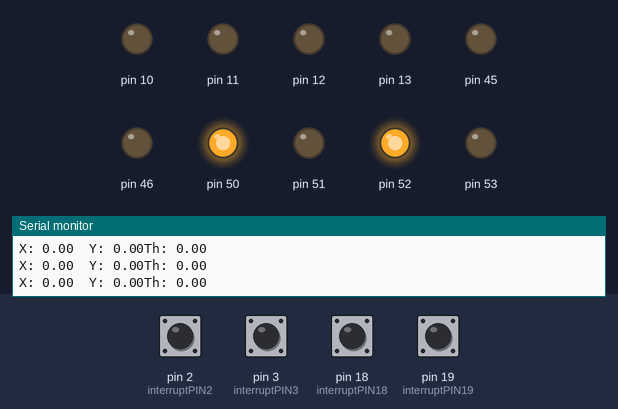
A sketch run on a simulated Arduino Mega 2560, built with avr-gcc and run on an emulated ATmega2560. On the bench: output pins drawn as LEDs (lit = HIGH), the last lines printed to the serial monitor. Dashed ring = blinking. The test bench sets the inputs (shaded band); at power-on: pin 2 (interruptPIN2), pin 3 (interruptPIN3), pin 18 (interruptPIN18), pin 19 (interruptPIN19) HIGH.

Above: at 1.2 s.
1.3 s: pin 2 (interruptPIN2) pulled LOW for 0.15 s
At 2.6 s:
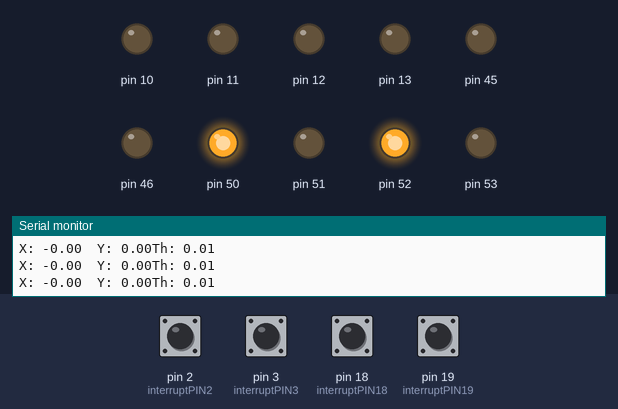
2.9 s: pin 18 (interruptPIN18) pulled LOW for 0.15 s
At 4.1 s:
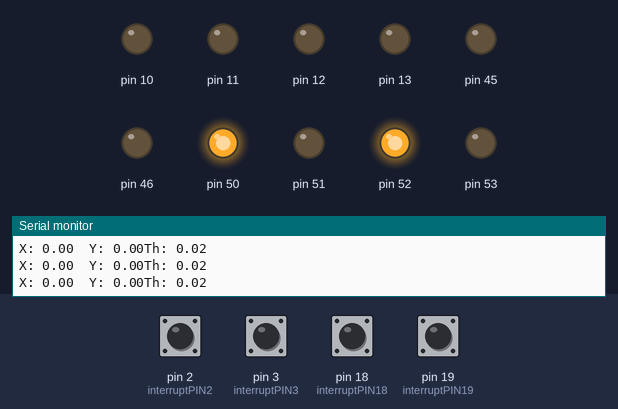
4.5 s: pin 2 (interruptPIN2) pulled LOW for 1 s
At 5.3 s:
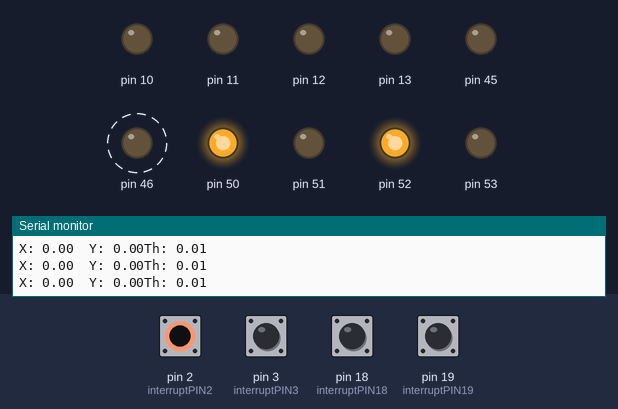
7.0 s: pin 18 (interruptPIN18) pulled LOW for 1 s
At 8.4 s:
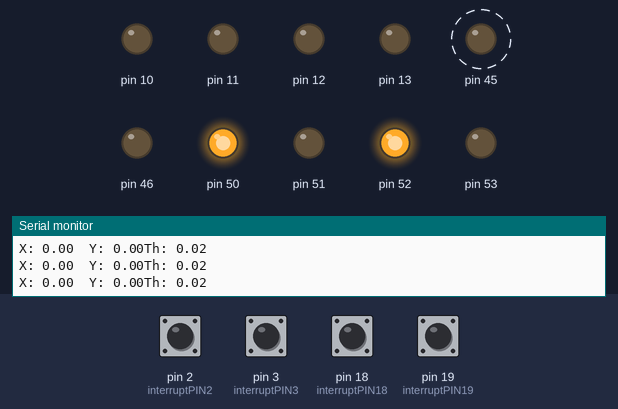
9.5 s: pin 3 (interruptPIN3) pulled LOW for 0.15 s
At 10.4 s:
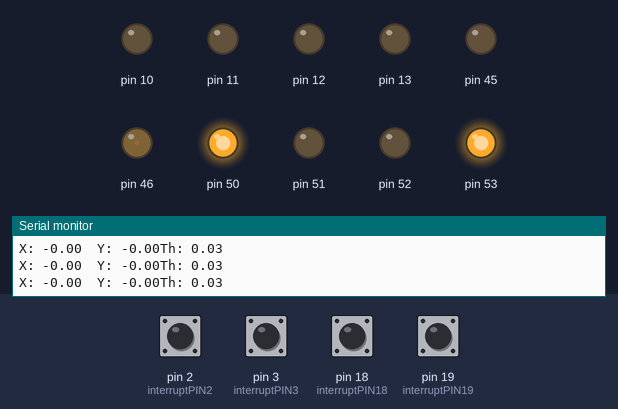
11.1 s: pin 19 (interruptPIN19) pulled LOW for 0.15 s
At 11.7 s:
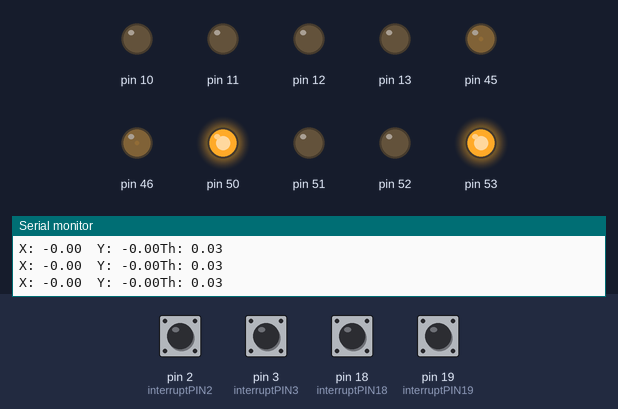
Timing chart, 0 to 13.7 s (numbered marks = the images above; inputs shaded):
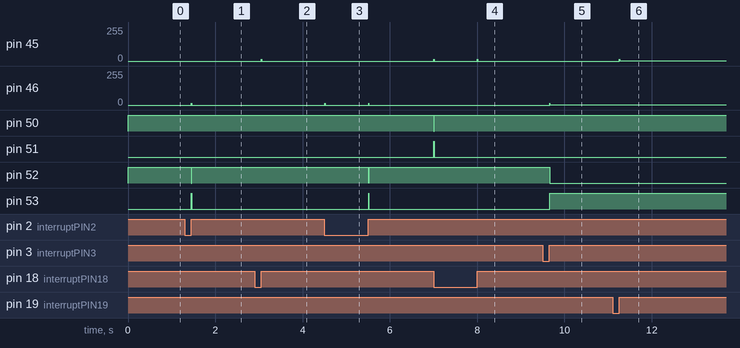

Measured:
- after the input at 1.3 s, pin 46: 0/255 → 12/255 after 0.15 s, → 0/255 0.01 s later; pin 52: HIGH → LOW after 0.15 s, → HIGH 0.01 s later; pin 53: LOW → HIGH after 0.15 s, → LOW 0.01 s later
- after the input at 2.9 s, pin 45: 0/255 → 12/255 after 0.16 s, → 0/255 0.01 s later
- after the input at 4.5 s, pin 46: alternates 12/255 for 0.01 s and 0/255 for 0.99 s, starting at once; pin 52: HIGH → LOW after 1.0 s, → HIGH 0.01 s later; pin 53: LOW → HIGH after 1.0 s, → LOW 0.01 s later
- after the input at 7.0 s, pin 45: alternates 12/255 for 0.01 s and 0/255 for 0.99 s, starting at once; pin 50: HIGH → LOW at once, → HIGH 0.01 s later; pin 51: LOW → HIGH at once, → LOW 0.01 s later
- after the input at 9.5 s, pin 46: 0/255 → 1/255 after 0.16 s; pin 52: HIGH → LOW after 0.16 s; pin 53: LOW → HIGH after 0.16 s
- after the input at 11.1 s, pin 45: 0/255 → 1/255 after 0.16 s

The sketch:

Main2.ino
```cpp
#include "robot.h"  // low level functions
#define PI 3.14159

unsigned long ticks = 0;


void setup() {

  // put your setup code here, to run once:
  timer_init();
  encoder_init();
  pwm_init();
  DDRB = 0XFF;

  Serial.begin(9600);
}


void loop() {


  if ((ticks % 100) == 0) {


    //Serial.println(ticks);
    // Display Global Pose of the Robot
    Serial.print("X: ");
    Serial.print(robot_pos[0]);
    Serial.print("\t");
    Serial.print("Y: ");
    Serial.print(robot_pos[1]);
    Serial.print("Th: ");
    Serial.println(robot_pos[2] * 180 / 3.1415);

    // To calibrate encoder ticks per rev
    // Serial.print("enc0ticks: "); Serial.println(encoder_val[0]);
    //Serial.print("enc1ticks: "); Serial.println(encoder_val[1]);
  }
}

/*****************************************************************************/


/*************************  Control Function        ***************************/
// Use this function to set your desired robot velocities
void Control(void) {

//Straight forward for 4 seconds
  //wait 5 seconds to start moving
  // if (ticks <= 500) {
  //   des_robot_vel[0] = 0.0;
  //   des_robot_vel[1] = 0.0;
  // }
  // else if (ticks <= 900) {
  //   des_robot_vel[0] = 0.2;  //forward
  //   des_robot_vel[1] = 0;    //angular
  // }
  // else {
  //   des_robot_vel[0] = 0;
  //   des_robot_vel[1] = 0;
  // }

  //Clockwise 90
  //wait 5 seconds to start moving
  // if (ticks <= 500) {
  //   des_robot_vel[0] = 0.0;
  //   des_robot_vel[1] = 0.0;
  // }
  // else if (ticks <= 700) {
  //   des_robot_vel[0] = 0.2;  //forward
  //   des_robot_vel[1] = -PI/4;    //angular
  // }
  // else {
  //   des_robot_vel[0] = 0;
  //   des_robot_vel[1] = 0;
  // }


  //CClockwise 90
  // wait 5 seconds to start moving
// if (ticks <= 500) {
//     des_robot_vel[0] = 0.0;
//     des_robot_vel[1] = 0.0;
//   }
//   else if (ticks <= 900) {
//     des_robot_vel[0] = 0.2;  //forward
//     des_robot_vel[1] = PI/8;    //angular
//   }
//   else {
//     des_robot_vel[0] = 0;
//     des_robot_vel[1] = 0;
//   }

    //Clockwise 360 point turn
  // wait 5 seconds to start moving
// if (ticks <= 500) {
//     des_robot_vel[0] = 0.0;
//     des_robot_vel[1] = 0.0;
//   }
//   else if (ticks <= 900) {
//     des_robot_vel[0] = 0;  //forward
//     des_robot_vel[1] = PI/2;    //angular
//   }
//   else {
//     des_robot_vel[0] = 0;
//     des_robot_vel[1] = 0;
//   }


  GetCurrentStatus();
  Motor_Control();
  ticks++;
}


/*****************************************************************************/
ISR(TIMER1_COMPA_vect)  // timer compare interrupt service routine
{
  Control();
}
/********************************************************************/
```

robot.h
```cpp
// function prototypes
void pwm_init(void);
void pwm_set_duty(int channel, int duty);
void command_motor(int channel, int duty);
void fwdKinematics(void);
void timer_init(void);
void GetCurrentStatus(void);
void Motor_Control(void);

// Encoder Functions
void encoder1CHB(void);
void encoder1CHA(void);
void encoder2CHB(void);
void encoder2CHA(void);
void encoder_read(void);
void encoder_init(void);


#define pi 3.141516
#define Gear_Ratio 50
#define del_T 0.01        // [s]
#define wheelRad 0.0635   // [m]
#define robotWidth 0.131  // [m] This is B; already divided by 2!

// controller constants
#define Kp 50.0
#define Kd 10.0
#define Vcc 7.2
float des_Vol[2] = { 0., 0. };
int duty_cycle[2];


// pins for encoder 1
const byte interruptPIN2 = 2;
const byte interruptPIN3 = 3;

// pins for encoder 2
const byte interruptPIN18 = 18;
const byte interruptPIN19 = 19;


long int encoder_val[2] = { 0, 0 };

float joint_pos[2] = { 0.0, 0.0 };       // acual wheel position in rad, 0: left, 1: right
float joint_vel[2] = { 0.0, 0.0 };       // actual wheel velocity in rad/s, 0:left, 1: right
float robot_vel[2] = { 0.0, 0.0 };       // robot forward[m/s] and angular velocity[rad/s]
float robot_pos[3] = { 0.0, 0.0, 0.0 };  // robot gloabal pose X[m],Y[m], Theta[rad]
byte state1 = 0;                         // for encoders
byte state2 = 0;

float des_joint_pos[2] = { 0.0, 0.0 };       // desired wheel positions
float prev_des_joint_pos[2] = { 0.0, 0.0 };  // previous desired wheel positions
float des_joint_vel[2] = { 0.0, 0.0 };       // desired wheel velocities
float des_robot_vel[2] = { 0.0, 0.0 };       // desired robot velocities, 0: fwd vel,1: angular vel
float dv = 0.0575;
float dw = -0.0107;
void pwm_init(void) {

  pinMode(45, OUTPUT);
  pinMode(46, OUTPUT);

  TCCR5A = _BV(COM5A1) | _BV(COM5B1) | _BV(WGM52) | _BV(WGM50);
  TCCR5B = _BV(CS51) | _BV(CS50);  //set prescaler to 128
  OCR5A = 0;
  OCR5B = 0;
}

void pwm_set_duty(int channel, int duty) {

  if (channel == 0)
    OCR5A = duty;
  else if (channel == 1)
    OCR5B = duty;
}

void command_motor(int channel, int duty) {

  if (channel == 0) {
    if (duty > 0) PORTB = (PORTB & 0b11111101) | 1;
    else PORTB = (PORTB & 0b11111110) | 2;
  } else {
    if (duty > 0) PORTB = (PORTB & 0b11110111) | 4;
    else PORTB = (PORTB & 0b11111011) | 8;
  }


  pwm_set_duty(channel, abs(duty));
}


void timer_init(void) {
  // initialize timer1
  noInterrupts();  // disable all interrupts
  TCCR1A = 0;
  TCCR1B = 0;
  TCNT1 = 0;
  //625 for 100Hz, 125 for 500Hz
  OCR1A = 625;              // compare match register 16MHz/256/2Hz
  TCCR1B |= (1 << WGM12);   // CTC mode
  TCCR1B |= (1 << CS12);    // 256 prescaler
  TIMSK1 |= (1 << OCIE1A);  // enable timer compare interrupt
  interrupts();             // enable all interrupts
}


void encoder_init(void) {

  // encoder 1
  pinMode(interruptPIN2, INPUT_PULLUP);
  pinMode(interruptPIN3, INPUT_PULLUP);
  attachInterrupt(digitalPinToInterrupt(interruptPIN2), encoder1CHA, CHANGE);
  attachInterrupt(digitalPinToInterrupt(interruptPIN3), encoder1CHB, CHANGE);

  // encoder 2
  pinMode(interruptPIN18, INPUT_PULLUP);
  pinMode(interruptPIN19, INPUT_PULLUP);
  attachInterrupt(digitalPinToInterrupt(interruptPIN18), encoder2CHA, CHANGE);
  attachInterrupt(digitalPinToInterrupt(interruptPIN19), encoder2CHB, CHANGE);
}

void encoder1CHA(void) {

  //digitalReadFast(interruptPIN2);
  if ((state1 == 0) && (digitalRead(interruptPIN2) == 1))

  //if ((state1 == 0) && (digitalReadFast(interruptPIN2) ==1))

  {
    state1 = 2;
    encoder_val[0] -= 1;
  } else if ((state1 == 2) && (digitalRead(interruptPIN2) == 0))
  //else if ((state1==2) && (digitalReadFast(interruptPIN2) ==0))


  {
    state1 = 0;
    encoder_val[0] += 1;
  }

  else if ((state1 == 1) && (digitalRead(interruptPIN2) == 1))
  //else if ((state1==1) && (digitalReadFast(interruptPIN2) ==1))
  {
    state1 = 3;
    encoder_val[0] += 1;
  } else if ((state1 == 3) && (digitalRead(interruptPIN2) == 0))
  //else if ((state1==3) && (digitalReadFast(interruptPIN2) ==0))


  {
    state1 = 1;
    encoder_val[0] -= 1;
  }
}

void encoder1CHB(void) {


  if ((state1 == 0) && (digitalRead(interruptPIN3) == 1))
  //if ((state1 == 0) && (digitalReadFast(interruptPIN3) ==1))

  {
    state1 = 1;
    encoder_val[0] += 1;
  } else if ((state1 == 3) && (digitalRead(interruptPIN3) == 0))
  //else if ((state1==3) && (digitalReadFast(interruptPIN3) ==0))

  {
    state1 = 2;
    encoder_val[0] += 1;
  }

  else if ((state1 == 2) && (digitalRead(interruptPIN3) == 1))
  // else if ((state1==2) && (digitalReadFast(interruptPIN3) ==1))


  {
    state1 = 3;
    encoder_val[0] -= 1;
  } else if ((state1 == 1) && (digitalRead(interruptPIN3) == 0))
  //else if ((state1==1) && (digitalReadFast(interruptPIN3) ==0))

  {
    state1 = 0;
    encoder_val[0] -= 1;
  }
}

// Encoder 2 functions

void encoder2CHA(void) {

  if ((state2 == 0) && (digitalRead(interruptPIN18) == 1))
  //if ((state2 == 0) && (digitalReadFast(interruptPIN18) ==1))


  {
    state2 = 2;
    encoder_val[1] -= 1;
  } else if ((state2 == 2) && (digitalRead(interruptPIN18) == 0))
  //  else if ((state2==2) && (digitalReadFast(interruptPIN18) ==0))

  {
    state2 = 0;
    encoder_val[1] += 1;
  }

  else if ((state2 == 1) && (digitalRead(interruptPIN18) == 1))
  //   else if ((state2==1) && (digitalReadFast(interruptPIN18) ==1))

  {
    state2 = 3;
    encoder_val[1] += 1;
  } else if ((state2 == 3) && (digitalRead(interruptPIN18) == 0))
  //else if ((state2==3) && (digitalReadFast(interruptPIN18) ==0))

  {
    state2 = 1;
    encoder_val[1] -= 1;
  }
}

void encoder2CHB(void) {

  if ((state2 == 0) && (digitalRead(interruptPIN19) == 1))
  //if ((state2 == 0) && (digitalReadFast(interruptPIN19) ==1))

  {
    state2 = 1;
    encoder_val[1] += 1;
  } else if ((state2 == 3) && (digitalRead(interruptPIN19) == 0))
  //else if ((state2 == 3) && (digitalReadFast(interruptPIN19) ==0))

  {
    state2 = 2;
    encoder_val[1] += 1;
  }

  else if ((state2 == 2) && (digitalRead(interruptPIN19) == 1))
  //else if ((state2==2) && (digitalReadFast(interruptPIN19) ==1))
  {
    state2 = 3;
    encoder_val[1] -= 1;
  }

  else if ((state2 == 1) && (digitalRead(interruptPIN19) == 0))
  //else if ((state2==1) && (digitalReadFast(interruptPIN19) ==0))

  {
    state2 = 0;
    encoder_val[1] -= 1;
  }
}


// the ticks per rev might need calibration
// once the code is finished have the loop print the encoder values.
// rotate wheel by hand and see ticks per rev

void GetCurrentStatus(void) {
  static float prev_pos[2] = { 0.0, 0.0 };

  //joint_pos[0] = encoder_val[0]*2*pi/(Gear_Ratio*400);
  joint_pos[0] = encoder_val[0] * 2 * pi / (17984.0);

  joint_vel[0] = (joint_pos[0] - prev_pos[0]) / del_T;

  prev_pos[0] = joint_pos[0];

  //joint_pos[1] = -1.0*encoder_val[1]*2*pi/(Gear_Ratio*400);
  joint_pos[1] = -1.0 * encoder_val[1] * 2 * pi / (17984.0);

  joint_vel[1] = (joint_pos[1] - prev_pos[1]) / del_T;

  prev_pos[1] = joint_pos[1];

  fwdKinematics();  // compute robot velocities and update robot global pose
}

void fwdKinematics(void) {

  // compute the actual robot fwd and angular velocities using the measured joint velocities

    // //theta_dot_r = (1/R)*(vx + Bw)
  // joint_vel[1] = (1. / wheelRad) * (robot_vel[0] + robotWidth * robot_vel[1]);


  // //thetat_dot_l = (1/R)*(vx - Bw)
  // joint_vel[0] = (1. / wheelRad) * (robot_vel[0] - robotWidth * robot_vel[1]);


  // Compute estimate of robot global position and orientation

  //vc = (R/2)* theta_dot_r + (wheelRad/2)* theta_dot_l
  robot_vel[0] = (wheelRad / 2.) * joint_vel[1] + (wheelRad / 2.) * joint_vel[0];

  //wc = (-R/b) * theta_dot_r + (R/b) * theta_dot_l
  robot_vel[1] = (wheelRad / robotWidth) * joint_vel[1] + (-wheelRad / robotWidth) * joint_vel[0];

  //Xdot = v*cos(phi)
  float x_dot = robot_vel[0] * cos(robot_pos[2]);

  //ydot = v*sin(phi)
  float y_dot = robot_vel[0] * sin(robot_pos[2]);

  //phi_d = w
  float phi_dot = robot_vel[1];

  //x = xdot*del_T + x_prev
  robot_pos[0] = x_dot * del_T + robot_pos[0];

  //y = ydot*del_T + y_prev
  robot_pos[1] = y_dot * del_T + robot_pos[1];


  //phi = w
  robot_pos[2] = phi_dot * del_T + robot_pos[2];


  // constrain heading angle to [-pi pi]

  robot_pos[2] = atan2(sin(robot_pos[2]), cos(robot_pos[2]));


}

void invKinematics(void) {
  // compute desired joint velocities based on desired robot velocities

  //theta_dot_l = (1/R) * (vx - Bw)

  des_joint_vel[0] = (1/wheelRad) * (des_robot_vel[0] - robotWidth * des_robot_vel[1]);


  //theta_dot_r = (1/R) * (vx + Bw)

  des_joint_vel[1] = (1/wheelRad) * (des_robot_vel[0] + robotWidth * des_robot_vel[1]);

}

void Motor_Control(void) {

  int i;

  // map desired robot velocities to desired wheel velocities
  invKinematics();

  // PD control Law
  for (i = 0; i < 2; i++) {
    des_joint_pos[i] = prev_des_joint_pos[i] + des_joint_vel[i] * del_T;
    prev_des_joint_pos[i] = des_joint_pos[i];
    des_Vol[i] = Kp * (des_joint_pos[i] - joint_pos[i]) + Kd * (des_joint_vel[i] - joint_vel[i]);

    // duty_cycle[i] = (int)(des_Vol[i])/Vcc*255;
    duty_cycle[i] = (des_Vol[i]) / Vcc * 255;

    if (duty_cycle[i] > 255)
      duty_cycle[i] = 255;
    else if (duty_cycle[i] < -255)
      duty_cycle[i] = -255;
  }

  command_motor(0, duty_cycle[0]);
  command_motor(1, duty_cycle[1]);
}
```
